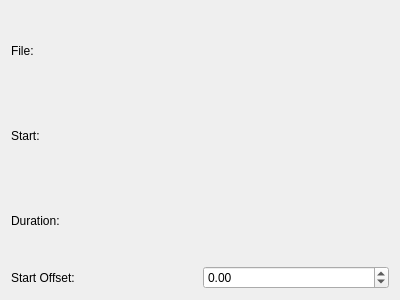
<?xml version="1.0" encoding="UTF-8"?>
<ui version="4.0">
 <class>Form</class>
 <widget class="QWidget" name="Form">
  <property name="geometry">
   <rect>
    <x>0</x>
    <y>0</y>
    <width>400</width>
    <height>300</height>
   </rect>
  </property>
  <property name="windowTitle">
   <string>Form</string>
  </property>
  <layout class="QGridLayout" name="gridLayout">
   <item row="1" column="2">
    <widget class="QLabel" name="fileName">
     <property name="text">
      <string/>
     </property>
    </widget>
   </item>
   <item row="3" column="2">
    <widget class="QLabel" name="duration">
     <property name="text">
      <string/>
     </property>
    </widget>
   </item>
   <item row="2" column="2">
    <widget class="QLabel" name="startTime">
     <property name="text">
      <string/>
     </property>
    </widget>
   </item>
   <item row="3" column="1">
    <widget class="QLabel" name="label_3">
     <property name="text">
      <string>Duration:</string>
     </property>
    </widget>
   </item>
   <item row="1" column="1">
    <widget class="QLabel" name="label">
     <property name="text">
      <string>File:</string>
     </property>
    </widget>
   </item>
   <item row="2" column="1">
    <widget class="QLabel" name="label_2">
     <property name="text">
      <string>Start:</string>
     </property>
    </widget>
   </item>
   <item row="4" column="1">
    <widget class="QLabel" name="label_4">
     <property name="text">
      <string>Start Offset:</string>
     </property>
    </widget>
   </item>
   <item row="4" column="2">
    <widget class="QDoubleSpinBox" name="startOffset">
     <property name="minimum">
      <double>-10000.000000000000000</double>
     </property>
     <property name="maximum">
      <double>10000.000000000000000</double>
     </property>
    </widget>
   </item>
  </layout>
 </widget>
 <resources/>
 <connections/>
</ui>
